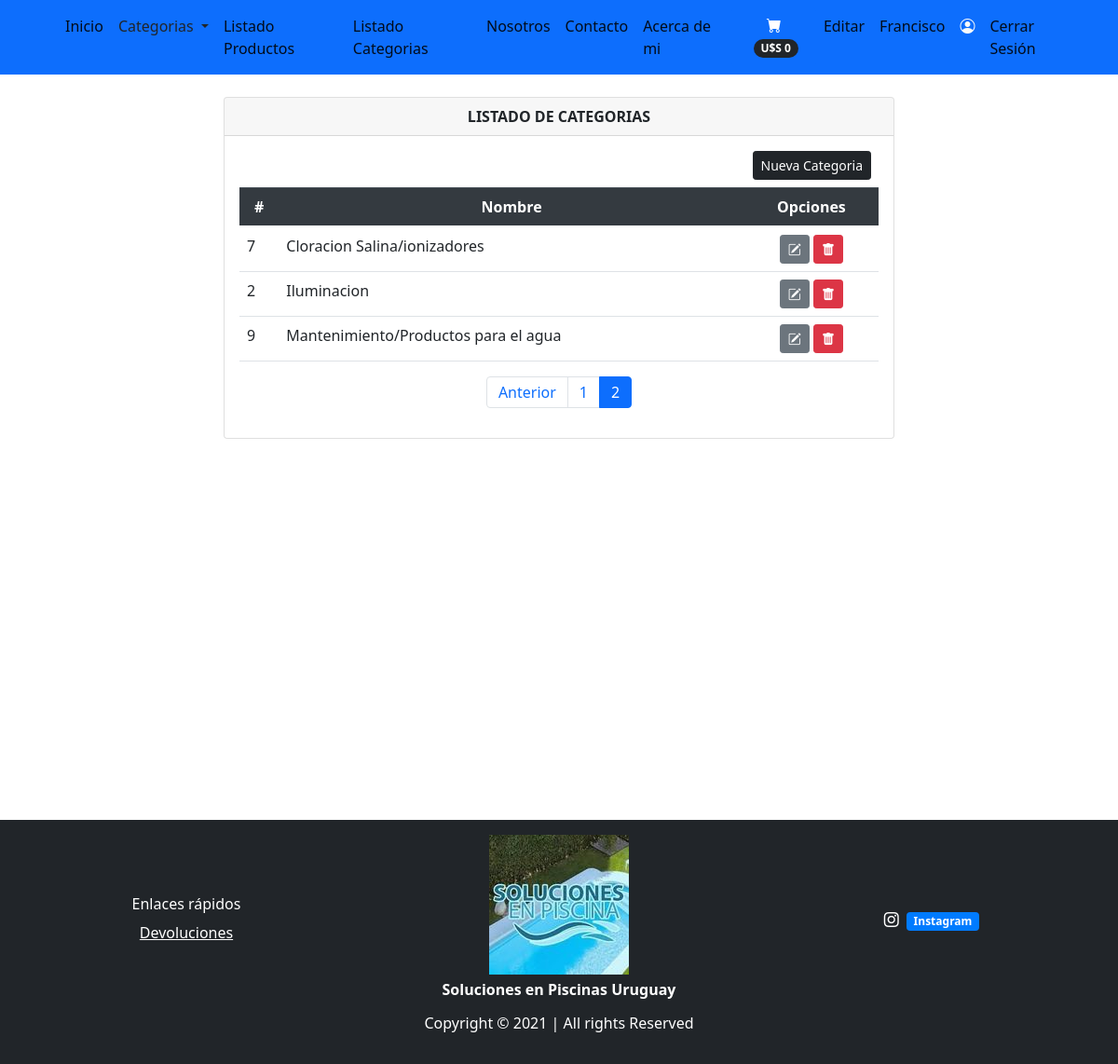
The page /categorias/?page=2 (signed in) on the database as committed earlier.
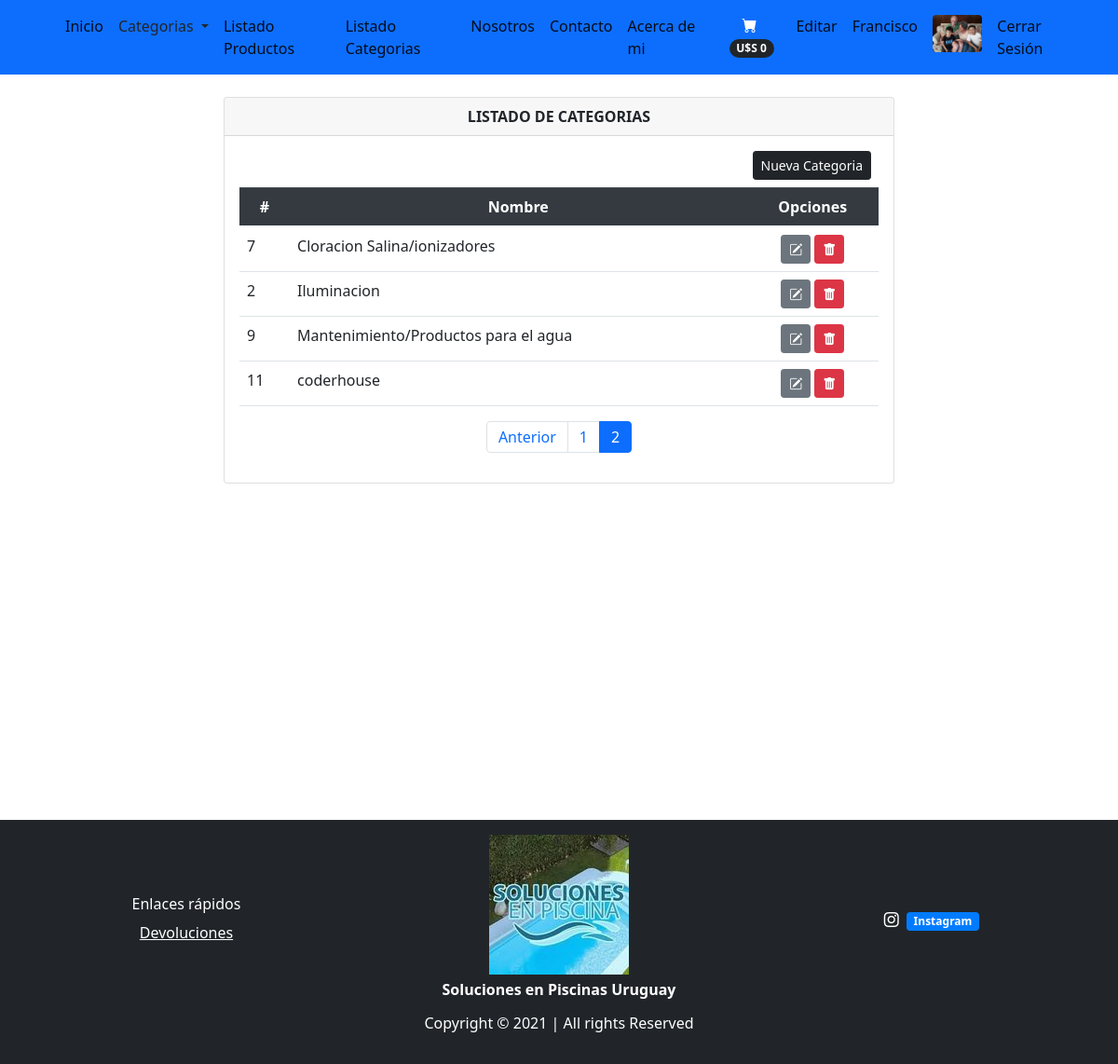
The same page on the database as committed later.
### tienda/models.py (models this page shows, shortened)
class Categorias(models.Model):
    nombre = models.CharField(max_length=100)
    class Meta:
        db_table = "categorias"
        verbose_name = 'Categoria'
        verbose_name_plural = 'Categorias'
        ordering = ['id']

class Avatar(models.Model):
    usuario = models.OneToOneField(User, on_delete=models.CASCADE)
    imagen = models.ImageField(upload_to='media/avatar', null=True, blank=True)
    class meta:
        verbose_name = "avatar"
        verbose_name_plural = "avatares"

### tienda/views.py (the view)
# urls.py: path('categorias/', views.listCategorias, name='categorias'),
@login_required(login_url='/login')
def listCategorias(request):
    lista_categorias = Categorias.objects.all().order_by('nombre')
    page = request.GET.get('page', 1)
    try:
        paginator = Paginator(lista_categorias, 6)
        lista_categorias = paginator.page(page)
    except:
        raise Http404
    data = {'entity': lista_categorias,
            'title': 'LISTADO DE CATEGORIAS',
            'paginator': paginator
            }
    return render(request,'categorias.html', data)

### tienda/context_processors.py (called while the page is built)
def extras(request):
	lista_categorias = Categorias.objects.all().order_by('nombre')
	return {'categorias':lista_categorias}

def importe_total_carro(request):
	total=0
	if request.user.is_authenticated:
		if "carro" in request.session:
			for key, value in request.session["carro"].items():
				total= total + int(value["precio"])
	return {"importe_total_carro":total}

### tienda/templates/categorias.html
{% extends 'layouts/tienda.html' %} {% block content %}
<div class="min-vh-100 d-flex flex-colum py-4">
    <div class="container">
        <div class="row justify-content-center">
            <div class="col-lg-8 col-md-6 col-sm-4 animate__animated animate__backInRight animate__delay-0.4s">
                <div class="card">
                    <div class="card-header text-center font-weight-bold">
                        {{ title }}
                    </div>
                    <div class="card-body  table-responsive">
                        <div class="d-flex justify-content-end mb-2 mx-2">
                            <a href="/addcategoria" class="btn btn-dark btn-sm pull-right" type="submit">
                            Nueva Categoria
                            </a>
                        </div>
                        <table class="table table-condensed">
                            <thead class="thead-dark">
                                <tr class="text-center">
                                    <th scope="col">#</th>
                                    <th scope="col">Nombre</th>
                                    <th colspan="2">Opciones</th>
                                </tr>
                            </thead>
                            <tbody>
                                {% load bootstrap_icons %} {% if entity %} {% for categoria in entity %}
                                <tr>
                                    <td>{{ categoria.id }}</td>
                                    <td>{{ categoria.nombre }}</td>
                                    <td colspan="2" class="text-center">
                                        <a class="btn btn-secondary btn-sm" href="{% url 'tienda:editcategoria' categoria.id %}" type="button"><i class="bi bi-pencil-square"></i></a>
                                        <a class="btn btn-danger btn-sm" href="{% url 'tienda:deleteCategoria' categoria.id %}" type="button"><i class="bi bi-trash-fill"></i></a>
                                    </td>
                                </tr>
                                {% endfor %} {% else %}
                                <div class="text-center text-warning">
                                    <h3> No se encontraron Productos!!</h3>
                                </div>
                                {% endif %}
                            </tbody>
                        </table>
                        <div>
                            {% include 'paginator.html' %}
                        </div>
                    </div>
                </div>
            </div>
        </div>
    </div>
</div>
{% endblock %}

### tienda/templates/layouts/tienda.html (shortened to what the changed rows need)
{% load static %}
<!DOCTYPE html>
<html lang="es">
<head>
    <link href="https://cdn.jsdelivr.net/npm/bootstrap-icons@1.5.0/font/bootstrap-icons.css" rel="stylesheet" />
    <link rel="stylesheet" href="https://cdn.jsdelivr.net/npm/bootstrap@4.5.3/dist/css/bootstrap.min.css">
    <link rel="stylesheet" href="https://cdnjs.cloudflare.com/ajax/libs/animate.css/4.1.1/animate.min.css" />
    <link href="{% static 'css/styles.css' %}" rel="stylesheet" />
</head>
<body>
    <nav class="navbar navbar-expand-sm navbar-light bg-primary sticky-top">
        <div class="container px-2 px-lg-2">
            <div class="collapse navbar-collapse" id="navbarSupportedContent">
                <ul class="navbar-nav d-flex ml-auto mb-2 mb-lg-0 ms-lg-0">
                    {% if user.is_authenticated %}
                    {% load humanize %}
                    <div class="d-flex">
                        <a href="{% url 'tienda:viewcart' %}"   class="btn btn-primary mr-6">
                            <i class="bi-cart-fill sm-5"></i>
                            <span class="badge bg-dark text-white ms-1 rounded-pill">U$S {{ importe_total_carro | intcomma }}</span>
                        </a>
                    </div>
                    <li class="nav-item">
                        <a class="nav-link active" aria-current="page" href="/editar_perfil">Editar</a>
                        <a class="nav-link active" aria-current="page" href="agregar_avatar">
                            <li class="nav-item"><p class="text-light my-0 mx-0"> {{ user.username }}</p></li>
                            {% if user.avatar.imagen.url %}
                                <img class="rounded" src="{{ user.avatar.imagen.url }}" alt="" srcset="" style="height: 40px;">
                            {% else %}
                                <i class="bi bi-person-circle text-light my-2"></i>
                            {% endif %}
                        </a>
                    </li>
                    <li class="nav-item">
                    <a class="nav-link active" aria-current="page" href="{% url 'logout' %}">Cerrar Sesión</a>
                    </li>
                    {% endif %}
                </ul>
            </div>
        </div>
    </nav>
    <section class="container">
        {% block content%} {% endblock %}
    </section>
              {% load bootstrap_icons %}
</body>
</html>

Rows that differ between the two databases and show on the page:
added Categorias: id "11", nombre "coderhouse"
